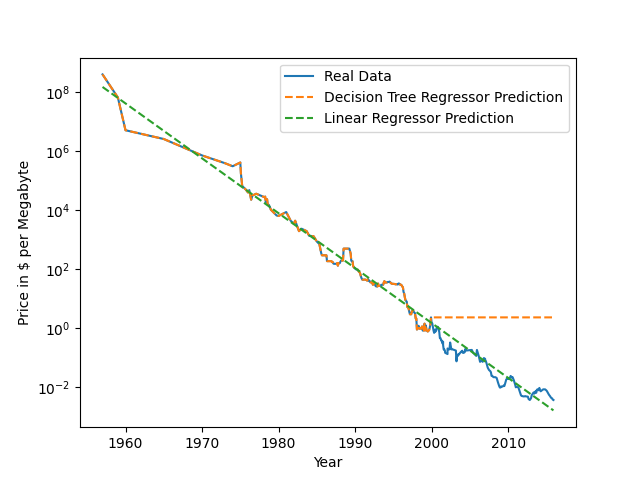

Write Python code to recreate this figure.
import pandas as pd
import numpy as np
import matplotlib.pyplot as plt
from sklearn.tree import DecisionTreeRegressor
from sklearn.linear_model import LinearRegression
plt.ion()

a=pd.read_csv(r"C:\users\jaysu\Desktop\DS&ML\priority_1\ram_prices.csv")

plt.semilogy(a.date,a.price,label='Real Data')
plt.xlabel('Year')
plt.ylabel('Price in $ per Megabyte')

data=np.array(a)
data_train=np.array(a[a.date<2000])
data_test=np.array(a[a.date>=2000])

X_train=(np.array(data_train[:,0])).reshape(-1,1)
y_train=np.log((np.array(data_train[:,1])).reshape(-1,1))
X_test=(np.array(data_test[:,0])).reshape(-1,1)
y_test=np.log((np.array(data_test[:,1])).reshape(-1,1))

dtr=DecisionTreeRegressor(random_state=45)
dtr.fit(X_train,y_train)
dtr_predict=dtr.predict(data[:,0].reshape(-1,1))
plt.plot(a.date,np.exp(dtr_predict),linestyle='dashed',
         label='Decision Tree Regressor Prediction')

lr=LinearRegression()
lr.fit(X_train,y_train)
lr_predict=lr.predict(data[:,0].reshape(-1,1))
plt.plot(a.date,np.exp(lr_predict),linestyle='dashed',label='Linear Regressor Prediction')


plt.legend()
